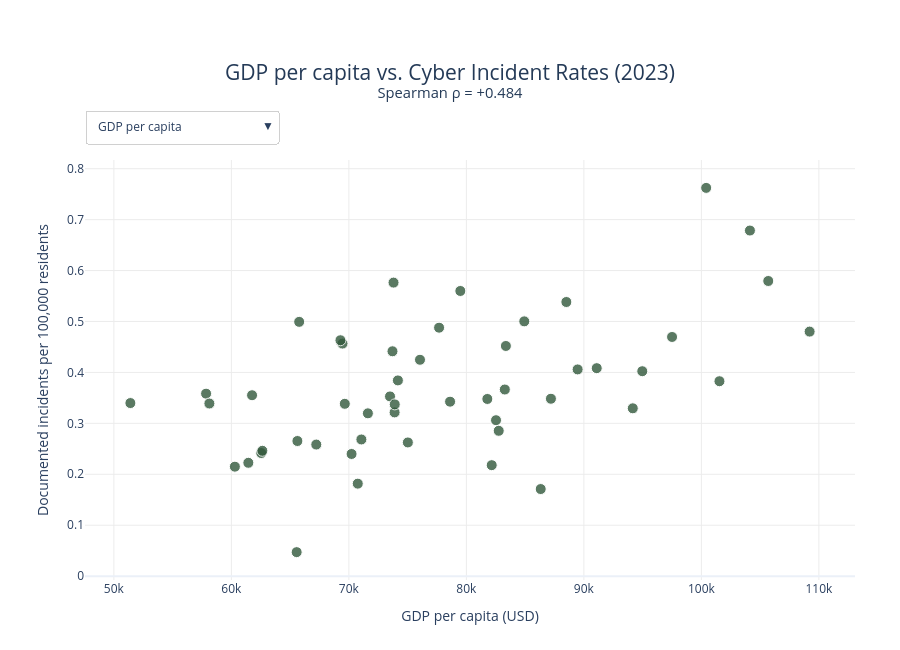

The notebook cell this image was saved under:
### Markdown cell above
### Key observations and open research questions

The correlation matrix reveals several patterns that warrant further investigation:

1. Why was real GDP growth negatively correlated with documented cyber incident rates ($r_s = -0.37$) in 2023, the year with the highest number of documented incidents?

2. Why were correlations with GDP per capita and personal income per capita close to zero in 2020–2021?

3. Did remote work, increased digital activity, changing attack targets, or shifts in incident reporting influence these relationships?

4. Why was unemployment negatively correlated with incident rates in 2018 ($r_s = -0.37$)?

5. Could differences in economic development or labor market structure explain this pattern?

6. Why do GDP per capita and average annual pay show predominantly positive associations with incident rates, while real GDP growth exhibits inconsistent relationships?

7. Could variation in digitalization, industry composition, cybersecurity maturity, or incident reporting explain why economically similar states experience different documented incident rates?

8. Why do the strengths of economic correlations fluctuate substantially between years?

9. Are these changes related to shifts in attack types, targeted sectors, or broader economic conditions?

### Code cell
# Interactive comparison of economic factors and incident rates (2023)

features = {
    "gdp_per_capita": ("GDP per capita", "USD"),
    "personal_income_per_capita": ("Personal income per capita", "USD"),
    "real_gdp_growth_pct": ("Real GDP growth", "%"),
    "unemployment_rate": ("Unemployment rate", "%"),
    "labor_force_participation_rate": ("Labor force participation", "%"),
    "establishments_per_10k": ("Establishment density", "per 10,000 residents"),
    "qcew_avg_annual_pay": ("Average annual pay", "USD")
}

plot_data = panel.loc[panel["year"] == 2023].copy()
feature_names = list(features)

fig = go.Figure()

for i, (column, (label, unit)) in enumerate(features.items()):
    r = plot_data[[column, "incidents_per_100k"]].corr(
        method="spearman"
    ).iloc[0, 1]

    fig.add_trace(
        go.Scatter(
            x=plot_data[column],
            y=plot_data["incidents_per_100k"],
            mode="markers",
            name=label,
            visible=(i == 0),
            marker=dict(
                color="#31583B",
                size=11,
                opacity=0.8,
                line=dict(color="white", width=1)
            ),
            customdata=plot_data[
                ["state", "incident_count", "population"]
            ].to_numpy(),
            hovertemplate=(
                "<b>%{customdata[0]}</b><br>"
                f"{label}: %{{x:,.2f}} {unit}<br>"
                "Incident rate: %{y:.3f} per 100,000<br>"
                "Documented incidents: %{customdata[1]}<br>"
                "Population: %{customdata[2]:,.0f}"
                "<extra></extra>"
            )
        )
    )

buttons = []

for i, (column, (label, unit)) in enumerate(features.items()):
    r = plot_data[[column, "incidents_per_100k"]].corr(
        method="spearman"
    ).iloc[0, 1]

    visible = [False] * len(feature_names)
    visible[i] = True

    buttons.append(
        dict(
            label=label,
            method="update",
            args=[
                {"visible": visible},
                {
                    "title.text": (
                        f"{label} vs. Cyber Incident Rates (2023)"
                        f"<br><sup>Spearman ρ = {r:+.3f}</sup>"
                    ),
                    "xaxis.title.text": f"{label} ({unit})"
                }
            ]
        )
    )

first_column = feature_names[0]
first_label, first_unit = features[first_column]
first_r = plot_data[
    [first_column, "incidents_per_100k"]
].corr(method="spearman").iloc[0, 1]

fig.update_layout(
    title=dict(
        text=(
            f"{first_label} vs. Cyber Incident Rates (2023)"
            f"<br><sup>Spearman ρ = {first_r:+.3f}</sup>"
        ),
        font=dict(size=21, color="#243A57"),
        x=0.5,
        xanchor="center"
    ),
    xaxis_title=f"{first_label} ({first_unit})",
    yaxis_title="Documented incidents per 100,000 residents",
    template="plotly_white",
    height=650,
    showlegend=False,
    margin=dict(t=160, b=70, l=85, r=45),
    updatemenus=[
        dict(
            buttons=buttons,
            direction="down",
            showactive=True,
            x=0,
            y=1.12,
            xanchor="left",
            yanchor="top",
            bgcolor="white",
            bordercolor="#D0D0D0"
        )
    ]
)

fig.update_xaxes(showgrid=True, gridcolor="#ECECEC")
fig.update_yaxes(showgrid=True, gridcolor="#ECECEC")

fig.write_html(
    INTERACTIVE_DIR / "05_17_economic_factors_scatter_2023.html",
    include_plotlyjs=True
)

fig.show()

### Figure 1 — Plotly figure (JSON) as saved in the notebook; plotly's stock layout.template omitted (floating-point values rounded to 4 significant figures; data arrays with more than 128 entries replaced by an {"elided": "..."} marker saying what was removed)
{"data": [{"customdata": {"elided": "50x3 mixed values"}, "hovertemplate": "<b>%{customdata[0]}</b><br>GDP per capita: %{x:,.2f} USD<br>Incident rate: %{y:.3f} per 100,000<br>Documented incidents: %{customdata[1]}<br>Population: %{customdata[2]:,.0f}<extra></extra>", "marker": {"color": "#31583B", "line": {"color": "white", "width": 1}, "opacity": 0.8, "size": 11}, "mode": "markers", "name": "GDP per capita", "type": "scatter", "visible": true, "x": [60300.0, 91090.0, 71060.0, 57850.0, 97500.0, 89470.0, 94160.0, 105700.0, 70230.0, 76050.0, 77680.0, 61760.0, 88510.0, 71620.0, 79490.0, 73800.0, 62540.0, 69460.0, 65770.0, 82520.0, 104100.0, 67220.0, 83360.0, 51400.0, 69650.0, 65620.0, 94970.0, 78610.0, 82750.0, 84930.0, 65560.0, 109200.0, 73710.0, 100400.0, 75020.0, 62640.0, 73500.0, 74170.0, 70760.0, 61440.0, 82160.0, 73890.0, 87200.0, 81780.0, 69280.0, 83270.0, 101500.0, 58130.0, 73900.0, 86330.0], "y": [0.2149, 0.4084, 0.2684, 0.3583, 0.4696, 0.4059, 0.3295, 0.5795, 0.2399, 0.4248, 0.4878, 0.3552, 0.5383, 0.3197, 0.5599, 0.5763, 0.2418, 0.4566, 0.4993, 0.3062, 0.6786, 0.2584, 0.4519, 0.3399, 0.3384, 0.2653, 0.4024, 0.3426, 0.2854, 0.5002, 0.04718, 0.4801, 0.4415, 0.7623, 0.2625, 0.2461, 0.3529, 0.3843, 0.1816, 0.2226, 0.2179, 0.3215, 0.3483, 0.3479, 0.4632, 0.3665, 0.3827, 0.339, 0.3372, 0.171]}, {"customdata": {"elided": "50x3 mixed values"}, "hovertemplate": "<b>%{customdata[0]}</b><br>Personal income per capita: %{x:,.2f} USD<br>Incident rate: %{y:.3f} per 100,000<br>Documented incidents: %{customdata[1]}<br>Population: %{customdata[2]:,.0f}<extra></extra>", "marker": {"color": "#31583B", "line": {"color": "white", "width": 1}, "opacity": 0.8, "size": 11}, "mode": "markers", "name": "Personal income per capita", "type": "scatter", "visible": false, "x": [54760.0, 72560.0, 63160.0, 56570.0, 81320.0, 79760.0, 91850.0, 63770.0, 71120.0, 60060.0, 67420.0, 58450.0, 72310.0, 60940.0, 62670.0, 63300.0, 55620.0, 58670.0, 65140.0, 75670.0, 90710.0, 61180.0, 72560.0, 49700.0, 63470.0, 65340.0, 71110.0, 67120.0, 79650.0, 81650.0, 55340.0, 82530.0, 61950.0, 72070.0, 61620.0, 60440.0, 66910.0, 68470.0, 68460.0, 57820.0, 72740.0, 62980.0, 67840.0, 63840.0, 68370.0, 74000.0, 81230.0, 52530.0, 64940.0, 83470.0], "y": [0.2149, 0.4084, 0.2684, 0.3583, 0.4696, 0.4059, 0.3295, 0.5795, 0.2399, 0.4248, 0.4878, 0.3552, 0.5383, 0.3197, 0.5599, 0.5763, 0.2418, 0.4566, 0.4993, 0.3062, 0.6786, 0.2584, 0.4519, 0.3399, 0.3384, 0.2653, 0.4024, 0.3426, 0.2854, 0.5002, 0.04718, 0.4801, 0.4415, 0.7623, 0.2625, 0.2461, 0.3529, 0.3843, 0.1816, 0.2226, 0.2179, 0.3215, 0.3483, 0.3479, 0.4632, 0.3665, 0.3827, 0.339, 0.3372, 0.171]}, {"customdata": {"elided": "50x3 mixed values"}, "hovertemplate": "<b>%{customdata[0]}</b><br>Real GDP growth: %{x:,.2f} %<br>Incident rate: %{y:.3f} per 100,000<br>Documented incidents: %{customdata[1]}<br>Population: %{customdata[2]:,.0f}<extra></extra>", "marker": {"color": "#31583B", "line": {"color": "white", "width": 1}, "opacity": 0.8, "size": 11}, "mode": "markers", "name": "Real GDP growth", "type": "scatter", "visible": false, "x": [3.192, 4.978, 3.217, 2.38, 1.352, 3.521, 1.288, 1.507, 4.258, 1.45, 1.828, 2.525, 1.864, 0.9217, 0.5719, -2.117, 3.47, 3.611, 2.893, 1.12, 0.8714, 2.784, 0.9222, 3.526, 3.439, 4.869, 8.294, 3.231, 2.482, 0.6356, 10.73, 0.6933, 3.959, 8.344, 1.095, 6.568, 1.249, 1.703, 1.854, 3.662, 3.118, 3.599, 9.181, 2.824, 2.345, 3.685, 3.855, 5.032, 2.73, 5.437], "y": [0.2149, 0.4084, 0.2684, 0.3583, 0.4696, 0.4059, 0.3295, 0.5795, 0.2399, 0.4248, 0.4878, 0.3552, 0.5383, 0.3197, 0.5599, 0.5763, 0.2418, 0.4566, 0.4993, 0.3062, 0.6786, 0.2584, 0.4519, 0.3399, 0.3384, 0.2653, 0.4024, 0.3426, 0.2854, 0.5002, 0.04718, 0.4801, 0.4415, 0.7623, 0.2625, 0.2461, 0.3529, 0.3843, 0.1816, 0.2226, 0.2179, 0.3215, 0.3483, 0.3479, 0.4632, 0.3665, 0.3827, 0.339, 0.3372, 0.171]}, {"customdata": {"elided": "50x3 mixed values"}, "hovertemplate": "<b>%{customdata[0]}</b><br>Unemployment rate: %{x:,.2f} %<br>Incident rate: %{y:.3f} per 100,000<br>Documented incidents: %{customdata[1]}<br>Population: %{customdata[2]:,.0f}<extra></extra>", "marker": {"color": "#31583B", "line": {"color": "white", "width": 1}, "opacity": 0.8, "size": 11}, "mode": "markers", "name": "Unemployment rate", "type": "scatter", "visible": false, "x": [2.5, 4.3, 3.7, 3.2, 4.7, 3.3, 3.2, 3.9, 2.9, 3.2, 2.9, 3.2, 4.5, 3.4, 3.0, 2.9, 4.2, 3.7, 2.6, 2.2, 3.5, 3.9, 2.8, 3.1, 3.1, 2.7, 2.3, 5.1, 2.3, 4.3, 3.7, 4.0, 3.5, 2.0, 3.7, 3.1, 3.8, 3.7, 3.0, 3.0, 1.8, 3.3, 4.0, 2.7, 1.9, 2.7, 4.2, 3.9, 2.8, 2.9], "y": [0.2149, 0.4084, 0.2684, 0.3583, 0.4696, 0.4059, 0.3295, 0.5795, 0.2399, 0.4248, 0.4878, 0.3552, 0.5383, 0.3197, 0.5599, 0.5763, 0.2418, 0.4566, 0.4993, 0.3062, 0.6786, 0.2584, 0.4519, 0.3399, 0.3384, 0.2653, 0.4024, 0.3426, 0.2854, 0.5002, 0.04718, 0.4801, 0.4415, 0.7623, 0.2625, 0.2461, 0.3529, 0.3843, 0.1816, 0.2226, 0.2179, 0.3215, 0.3483, 0.3479, 0.4632, 0.3665, 0.3827, 0.339, 0.3372, 0.171]}, {"customdata": {"elided": "50x3 mixed values"}, "hovertemplate": "<b>%{customdata[0]}</b><br>Labor force participation: %{x:,.2f} %<br>Incident rate: %{y:.3f} per 100,000<br>Documented incidents: %{customdata[1]}<br>Population: %{customdata[2]:,.0f}<extra></extra>", "marker": {"color": "#31583B", "line": {"color": "white", "width": 1}, "opacity": 0.8, "size": 11}, "mode": "markers", "name": "Labor force participation", "type": "scatter", "visible": false, "x": [57.1, 65.0, 62.0, 57.8, 62.2, 68.1, 64.3, 60.9, 59.0, 62.0, 60.2, 63.6, 64.4, 63.4, 67.5, 67.0, 57.7, 58.3, 59.5, 64.8, 65.5, 61.6, 68.2, 54.5, 63.3, 63.1, 69.3, 62.6, 65.3, 64.5, 57.3, 61.0, 61.2, 69.0, 62.1, 62.8, 62.3, 62.2, 63.9, 58.1, 68.2, 60.0, 64.7, 69.1, 64.3, 65.9, 64.1, 55.1, 65.4, 63.7], "y": [0.2149, 0.4084, 0.2684, 0.3583, 0.4696, 0.4059, 0.3295, 0.5795, 0.2399, 0.4248, 0.4878, 0.3552, 0.5383, 0.3197, 0.5599, 0.5763, 0.2418, 0.4566, 0.4993, 0.3062, 0.6786, 0.2584, 0.4519, 0.3399, 0.3384, 0.2653, 0.4024, 0.3426, 0.2854, 0.5002, 0.04718, 0.4801, 0.4415, 0.7623, 0.2625, 0.2461, 0.3529, 0.3843, 0.1816, 0.2226, 0.2179, 0.3215, 0.3483, 0.3479, 0.4632, 0.3665, 0.3827, 0.339, 0.3372, 0.171]}, {"customdata": {"elided": "50x3 mixed values"}, "hovertemplate": "<b>%{customdata[0]}</b><br>Establishment density: %{x:,.2f} per 10,000 residents<br>Incident rate: %{y:.3f} per 100,000<br>Documented incidents: %{customdata[1]}<br>Population: %{customdata[2]:,.0f}<extra></extra>", "marker": {"color": "#31583B", "line": {"color": "white", "width": 1}, "opacity": 0.8, "size": 11}, "mode": "markers", "name": "Establishment density", "type": "scatter", "visible": false, "x": [305.7, 340.4, 296.2, 334.0, 447.0, 437.3, 404.8, 420.5, 383.4, 349.8, 394.9, 475.8, 316.0, 275.0, 345.4, 327.2, 334.4, 334.6, 457.1, 306.5, 412.9, 321.7, 362.2, 294.5, 397.7, 582.4, 386.7, 338.6, 465.2, 339.9, 317.9, 352.7, 344.9, 452.2, 285.0, 319.1, 452.2, 296.7, 437.7, 329.5, 432.1, 307.5, 270.7, 393.2, 484.5, 367.3, 292.5, 334.9, 335.8, 516.0], "y": [0.2149, 0.4084, 0.2684, 0.3583, 0.4696, 0.4059, 0.3295, 0.5795, 0.2399, 0.4248, 0.4878, 0.3552, 0.5383, 0.3197, 0.5599, 0.5763, 0.2418, 0.4566, 0.4993, 0.3062, 0.6786, 0.2584, 0.4519, 0.3399, 0.3384, 0.2653, 0.4024, 0.3426, 0.2854, 0.5002, 0.04718, 0.4801, 0.4415, 0.7623, 0.2625, 0.2461, 0.3529, 0.3843, 0.1816, 0.2226, 0.2179, 0.3215, 0.3483, 0.3479, 0.4632, 0.3665, 0.3827, 0.339, 0.3372, 0.171]}, {"customdata": {"elided": "50x3 mixed values"}, "hovertemplate": "<b>%{customdata[0]}</b><br>Average annual pay: %{x:,.2f} USD<br>Incident rate: %{y:.3f} per 100,000<br>Documented incidents: %{customdata[1]}<br>Population: %{customdata[2]:,.0f}<extra></extra>", "marker": {"color": "#31583B", "line": {"color": "white", "width": 1}, "opacity": 0.8, "size": 11}, "mode": "markers", "name": "Average annual pay", "type": "scatter", "visible": false, "x": [59784, 68776, 67172, 55692, 87490, 77114, 83769, 69364, 66435, 67557, 64207, 56300, 74632, 59666, 59363, 58400, 58204, 59065, 60328, 76052, 91512, 65901, 71522, 49128, 61708, 57236, 59175, 63793, 74445, 80570, 58110, 91428, 65624, 63321, 63083, 56340, 68283, 69250, 66126, 57932, 56067, 64718, 72318, 63854, 61813, 74253, 88559, 55964, 61073, 59080], "y": [0.2149, 0.4084, 0.2684, 0.3583, 0.4696, 0.4059, 0.3295, 0.5795, 0.2399, 0.4248, 0.4878, 0.3552, 0.5383, 0.3197, 0.5599, 0.5763, 0.2418, 0.4566, 0.4993, 0.3062, 0.6786, 0.2584, 0.4519, 0.3399, 0.3384, 0.2653, 0.4024, 0.3426, 0.2854, 0.5002, 0.04718, 0.4801, 0.4415, 0.7623, 0.2625, 0.2461, 0.3529, 0.3843, 0.1816, 0.2226, 0.2179, 0.3215, 0.3483, 0.3479, 0.4632, 0.3665, 0.3827, 0.339, 0.3372, 0.171]}], "layout": {"height": 650, "margin": {"b": 70, "l": 85, "r": 45, "t": 160}, "showlegend": false, "title": {"font": {"color": "#243A57", "size": 21}, "text": "GDP per capita vs. Cyber Incident Rates (2023)<br><sup>Spearman ρ = +0.484</sup>", "x": 0.5, "xanchor": "center"}, "updatemenus": [{"bgcolor": "white", "bordercolor": "#D0D0D0", "buttons": [{"args": [{"visible": [true, false, false, false, false, false, false]}, {"title.text": "GDP per capita vs. Cyber Incident Rates (2023)<br><sup>Spearman ρ = +0.484</sup>", "xaxis.title.text": "GDP per capita (USD)"}], "label": "GDP per capita", "method": "update"}, {"args": [{"visible": [false, true, false, false, false, false, false]}, {"title.text": "Personal income per capita vs. Cyber Incident Rates (2023)<br><sup>Spearman ρ = +0.281</sup>", "xaxis.title.text": "Personal income per capita (USD)"}], "label": "Personal income per capita", "method": "update"}, {"args": [{"visible": [false, false, true, false, false, false, false]}, {"title.text": "Real GDP growth vs. Cyber Incident Rates (2023)<br><sup>Spearman ρ = -0.367</sup>", "xaxis.title.text": "Real GDP growth (%)"}], "label": "Real GDP growth", "method": "update"}, {"args": [{"visible": [false, false, false, true, false, false, false]}, {"title.text": "Unemployment rate vs. Cyber Incident Rates (2023)<br><sup>Spearman ρ = +0.155</sup>", "xaxis.title.text": "Unemployment rate (%)"}], "label": "Unemployment rate", "method": "update"}, {"args": [{"visible": [false, false, false, false, true, false, false]}, {"title.text": "Labor force participation vs. Cyber Incident Rates (2023)<br><sup>Spearman ρ = +0.286</sup>", "xaxis.title.text": "Labor force participation (%)"}], "label": "Labor force participation", "method": "update"}, {"args": [{"visible": [false, false, false, false, false, true, false]}, {"title.text": "Establishment density vs. Cyber Incident Rates (2023)<br><sup>Spearman ρ = +0.202</sup>", "xaxis.title.text": "Establishment density (per 10,000 residents)"}], "label": "Establishment density", "method": "update"}, {"args": [{"visible": [false, false, false, false, false, false, true]}, {"title.text": "Average annual pay vs. Cyber Incident Rates (2023)<br><sup>Spearman ρ = +0.365</sup>", "xaxis.title.text": "Average annual pay (USD)"}], "label": "Average annual pay", "method": "update"}], "direction": "down", "showactive": true, "x": 0, "xanchor": "left", "y": 1.12, "yanchor": "top"}], "xaxis": {"gridcolor": "#ECECEC", "showgrid": true, "title": {"text": "GDP per capita (USD)"}}, "yaxis": {"gridcolor": "#ECECEC", "showgrid": true, "title": {"text": "Documented incidents per 100,000 residents"}}}}
